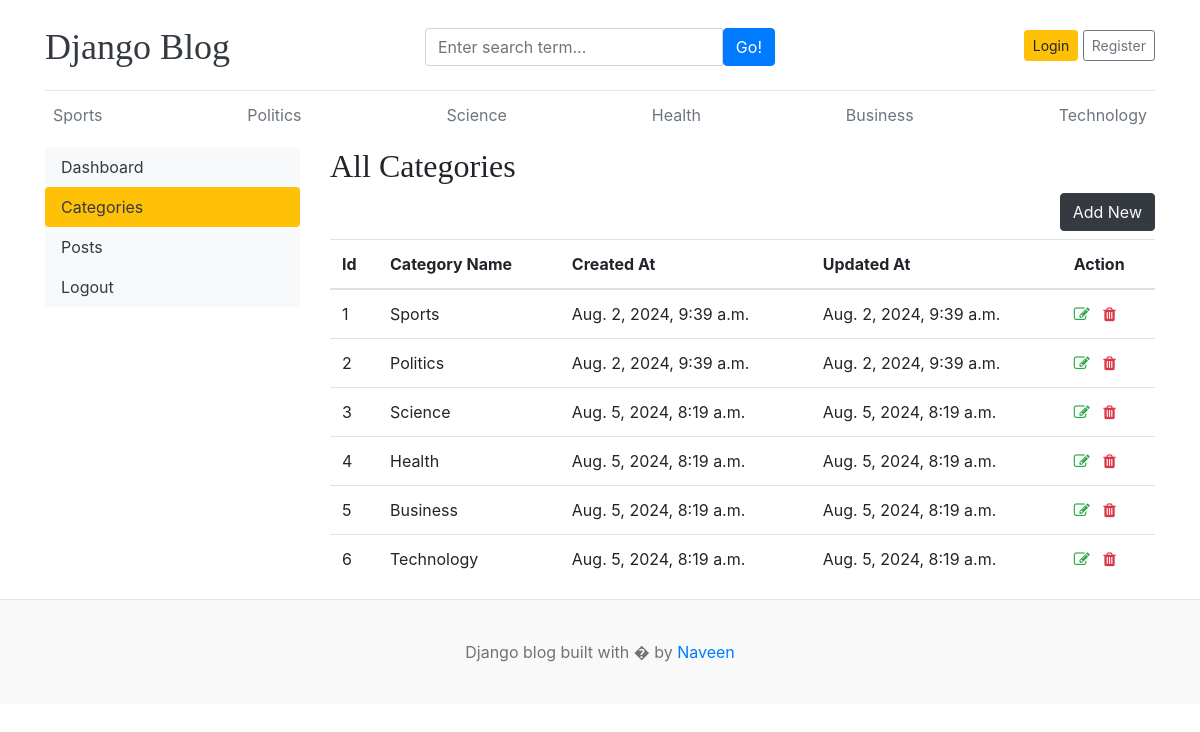
Page /dashboard/categories/ on the earlier database version.
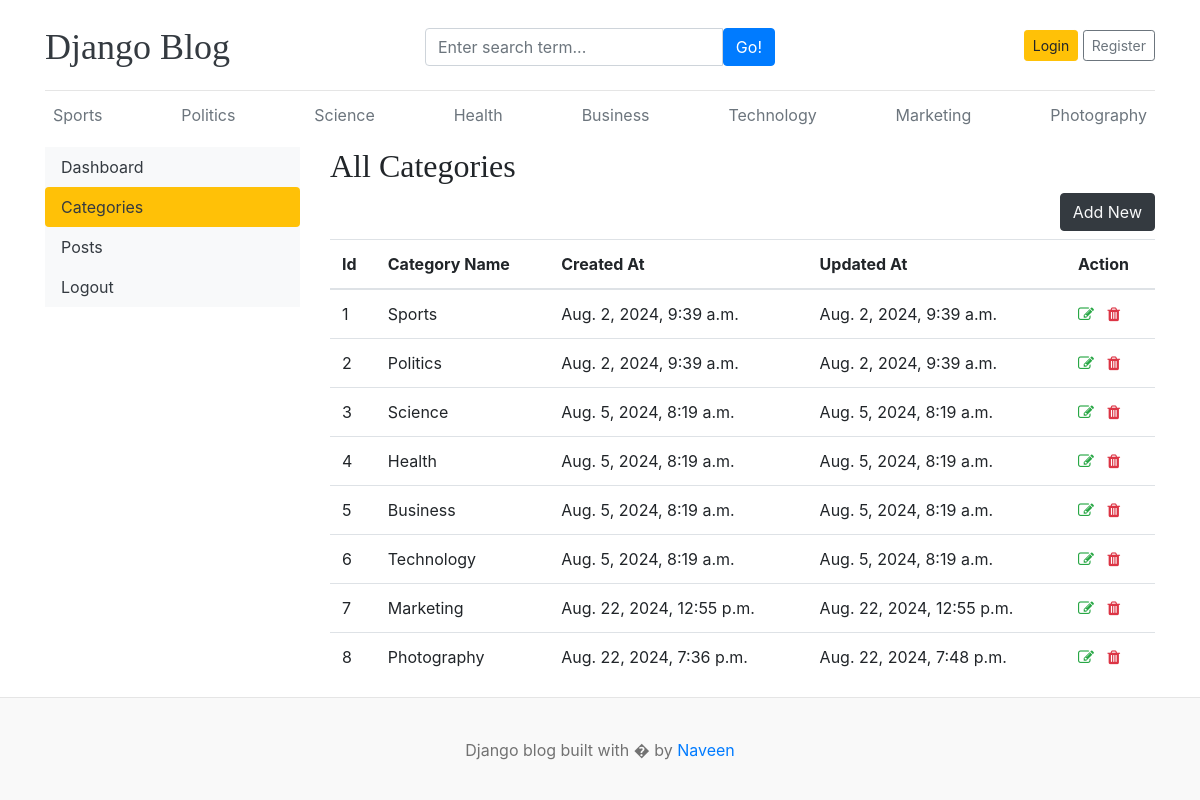
Same page on the later database version.
### blog_mod/models.py (models this page shows, shortened)
class Category(models.Model):
    category_name = models.CharField(max_length=50, unique=True)
    created_at = models.DateTimeField(auto_now_add=True)
    updated_at = models.DateTimeField(auto_now=True)
    class Meta:
        verbose_name_plural = "categories"

### dashboard/views.py (the view)
# urls.py: path("categories/", views.categories, name="categories"),
def categories(request):
    return render(request, "dashboard/categories.html")

### blog_mod/context_processors.py (called while the page is built)
def get_category(request):
    categories = Category.objects.all()
    return dict(categories=categories)

def get_socialLinks(request):
    social_links = SocialLinks.objects.all()
    return dict(social_links=social_links)

### templates/dashboard/categories.html (shortened to what this page needs)
{% extends 'base.html' %}
{% block content %}
  <div class="row">
    {% include 'dashboard/sidebar.html' %}
    <div class="col-md-9">
      <h2>All Categories</h2>
      <a href="{% url 'add_category' %}" class="btn btn-dark text-light float-right mb-2">Add New</a>
      <table class="table table-hover">
        <thead>
          <tr>
            <th>Id</th>
            <th>Category Name</th>
            <th>Created At</th>
            <th>Updated At</th>
            <th>Action</th>
          </tr>
        </thead>
        <tbody>
          {% for cat in categories %}
            <tr>
              <td>{{ forloop.counter }}</td>
              <td>{{ cat.category_name }}</td>
              <td>{{ cat.created_at }}</td>
              <td>{{ cat.updated_at }}</td>
              <td>
                <a href="{% url 'edit_category' cat.id %}"><i class="fa fa-edit text-success"></i></a>
                <a href="{% url 'delete_category' cat.id %}"><i class="fa fa-trash text-danger"></i></a>
              </td>
            </tr>
          {% endfor %}
        </tbody>
      </table>
    </div>
  </div>
{% endblock %}

### templates/base.html (shortened to what this page needs)
{% load static %}
<!DOCTYPE html>
<html lang="en">
  <head>
    <link href="https://getbootstrap.com/docs/4.0/dist/css/bootstrap.min.css" rel="stylesheet" />
    <link rel="stylesheet" href="https://cdnjs.cloudflare.com/ajax/libs/font-awesome/4.7.0/css/font-awesome.min.css">
    <link href="{% static 'css/blog.css' %}" rel="stylesheet" />
  </head>
  <body>
    <div class="container">
      <header class="blog-header py-3">
        <div class="row flex-nowrap justify-content-between align-items-center">
          <div class="col-4 pt-1">
            <a class="blog-header-logo text-dark" href="/">Django Blog</a>
          </div>
          <div class="col-4 pt-1">
            <form action="{% url 'search' %}" method="GET">
              <div class="input-group">
                <input class="form-control" type="text" name="keyword" placeholder="Enter search term..." aria-label="Enter search term..." aria-describedby="button-search" />
                <button type="submit" class="btn btn-primary" id="button-search" type="button">Go!</button>
              </div>
            </form>
          </div>
          <div class="col-4 d-flex justify-content-end align-items-center">
            {% if not user.is_authenticated %}
              <a class="btn btn-sm btn-warning" href="{% url 'login' %}">Login</a> &nbsp;
              <a class="btn btn-sm btn-outline-secondary" href="{% url 'register' %}">Register</a>
            {% else %}
              <span><a class="btn btn-sm btn-warning" href="{% url 'dashboard' %}">Dashboard</a></span>
              &emsp;
              <span><a class="btn btn-sm btn-warning" href="{% url 'logout' %}">Logout</a></span>
            {% endif %}
          </div>
        </div>
      </header>
      <div class="nav-scroller py-1 mb-2">
        <nav class="nav d-flex justify-content-between">
          {% for cat in categories %}
            <a class="p-2 text-muted" href="{% url 'posts_by_category' cat.id %}">{{ cat.category_name }}</a>
          {% endfor %}
        </nav>
      </div>
      {% block content %}
      {% endblock %}
    </div>
    <footer class="blog-footer">
      <p>
        Django blog built with � by <a href="#">Naveen</a>
      </p>
    </footer>
  </body>
</html>

Differences in the rows shown:
added Category: category_name "Marketing", created_at "Aug. 22, 2024, 12:55 p.m.", updated_at "Aug. 22, 2024, 12:55 p.m."
added Category: category_name "Photography", created_at "Aug. 22, 2024, 7:36 p.m.", updated_at "Aug. 22, 2024, 7:48 p.m."
